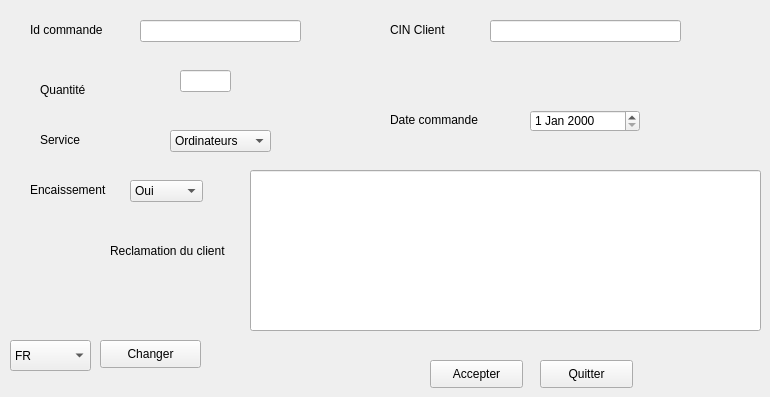
       <widget class="QWidget" name="tab_26">
        <attribute name="title">
         <string>Ajouter commande</string>
        </attribute>
        <widget class="QLineEdit" name="A_idcommande_slim">
         <property name="geometry">
          <rect>
           <x>140</x>
           <y>20</y>
           <width>161</width>
           <height>22</height>
          </rect>
         </property>
        </widget>
        <widget class="QLabel" name="label_3_slim">
         <property name="geometry">
          <rect>
           <x>30</x>
           <y>20</y>
           <width>81</width>
           <height>20</height>
          </rect>
         </property>
         <property name="text">
          <string>Id commande</string>
         </property>
        </widget>
        <widget class="QLabel" name="A_quantite_slim">
         <property name="geometry">
          <rect>
           <x>40</x>
           <y>80</y>
           <width>81</width>
           <height>20</height>
          </rect>
         </property>
         <property name="text">
          <string>Quantité</string>
         </property>
        </widget>
        <widget class="QLabel" name="label_8_slim">
         <property name="geometry">
          <rect>
           <x>390</x>
           <y>110</y>
           <width>101</width>
           <height>20</height>
          </rect>
         </property>
         <property name="text">
          <string>Date commande</string>
         </property>
        </widget>
        <widget class="QLabel" name="label_5_slim">
         <property name="geometry">
          <rect>
           <x>110</x>
           <y>240</y>
           <width>131</width>
           <height>21</height>
          </rect>
         </property>
         <property name="text">
          <string>Reclamation du client</string>
         </property>
        </widget>
        <widget class="QLineEdit" name="A_reclamation_slim">
         <property name="geometry">
          <rect>
           <x>250</x>
           <y>170</y>
           <width>511</width>
           <height>161</height>
          </rect>
         </property>
        </widget>
        <widget class="QPushButton" name="A_quitter_slim">
         <property name="geometry">
          <rect>
           <x>540</x>
           <y>360</y>
           <width>93</width>
           <height>28</height>
          </rect>
         </property>
         <property name="text">
          <string>Quitter</string>
         </property>
        </widget>
        <widget class="QPushButton" name="ajouter_slim">
         <property name="geometry">
          <rect>
           <x>430</x>
           <y>360</y>
           <width>93</width>
           <height>28</height>
          </rect>
         </property>
         <property name="text">
          <string>Accepter</string>
         </property>
        </widget>
        <widget class="QLabel" name="label_19_slim">
         <property name="geometry">
          <rect>
           <x>30</x>
           <y>180</y>
           <width>81</width>
           <height>20</height>
          </rect>
         </property>
         <property name="text">
          <string>Encaissement</string>
         </property>
        </widget>
        <widget class="QLabel" name="label_20_slim">
         <property name="geometry">
          <rect>
           <x>40</x>
           <y>130</y>
           <width>41</width>
           <height>20</height>
          </rect>
         </property>
         <property name="text">
          <string>Service</string>
         </property>
        </widget>
        <widget class="QLabel" name="label_22_slim">
         <property name="geometry">
          <rect>
           <x>390</x>
           <y>20</y>
           <width>81</width>
           <height>20</height>
          </rect>
         </property>
         <property name="text">
          <string>CIN Client</string>
         </property>
        </widget>
        <widget class="QLineEdit" name="A_cinclient_slim">
         <property name="geometry">
          <rect>
           <x>490</x>
           <y>20</y>
           <width>191</width>
           <height>22</height>
          </rect>
         </property>
        </widget>
        <widget class="QComboBox" name="A_encaissement_slim">
         <property name="geometry">
          <rect>
           <x>130</x>
           <y>180</y>
           <width>73</width>
           <height>22</height>
          </rect>
         </property>
         <item>
          <property name="text">
           <string>Oui</string>
          </property>
         </item>
         <item>
          <property name="text">
           <string>Non</string>
          </property>
         </item>
        </widget>
        <widget class="QLineEdit" name="A_quantite_2_slim">
         <property name="geometry">
          <rect>
           <x>180</x>
           <y>70</y>
           <width>51</width>
           <height>22</height>
          </rect>
         </property>
        </widget>
        <widget class="QComboBox" name="A_service_slim">
         <property name="geometry">
          <rect>
           <x>170</x>
           <y>130</y>
           <width>101</width>
           <height>22</height>
          </rect>
         </property>
         <item>
          <property name="text">
           <string>Ordinateurs</string>
          </property>
         </item>
         <item>
          <property name="text">
           <string>Smartphone</string>
          </property>
         </item>
         <item>
          <property name="text">
           <string>Objets connectés</string>
          </property>
         </item>
         <item>
          <property name="text">
           <string>Accesoires</string>
          </property>
         </item>
        </widget>
        <widget class="QDateEdit" name="A_datecommande_slim">
         <property name="geometry">
          <rect>
           <x>530</x>
           <y>110</y>
           <width>110</width>
           <height>22</height>
          </rect>
         </property>
        </widget>
        <widget class="QComboBox" name="comboBox_slim">
         <property name="geometry">
          <rect>
           <x>10</x>
           <y>340</y>
           <width>81</width>
           <height>31</height>
          </rect>
         </property>
         <item>
          <property name="text">
           <string>FR</string>
          </property>
         </item>
         <item>
          <property name="text">
           <string>ENG</string>
          </property>
         </item>
        </widget>
        <widget class="QPushButton" name="ajouter_3_slim">
         <property name="geometry">
          <rect>
           <x>100</x>
           <y>340</y>
           <width>101</width>
           <height>28</height>
          </rect>
         </property>
         <property name="text">
          <string>Changer</string>
         </property>
        </widget>
       </widget>
